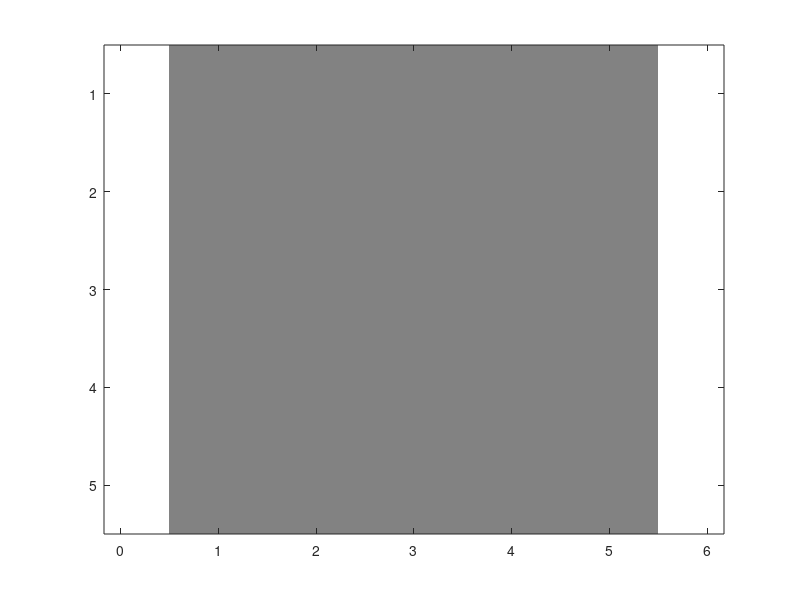

The MATLAB source for this figure: (Note: this script raises an error after producing the figure.)
% Function to create a 2D grid and simulate a moving object
function simulateMovingObject()

    % Create a 5x5 grid with all elements initialized to 0
    grid = zeros(5, 5);

    % Ask the user to select obstacles (1) on the grid
    disp('Select obstacles by clicking on the grid (0 for accessible, 1 for inaccessible):');
    figure;
    imagesc(grid);
    axis equal;
    axis tight;
    colormap(gray);
    
    % Allow the user to click on the grid to select obstacles
    [x, y] = ginput(1);
    while ~isempty(x)
        x = round(x);
        y = round(y);
        
        % Ensure the selected coordinates are within the grid
        if x >= 1 && x <= 5 && y >= 1 && y <= 5
            grid(y, x) = 1;
        else
            disp('Invalid coordinates. Please select again.');
        end
        
        % Update the grid visualization
        imagesc(grid);
        axis equal;
        axis tight;
        colormap(gray);
        
        % Allow the user to click on the grid to select obstacles
        [x, y] = ginput(1);
    end

    % Ask the user to select the start and target positions
    disp('Select the start position by clicking on the grid:');
    [startX, startY] = ginput(1);
    startX = round(startX);
    startY = round(startY);

    disp('Select the target position by clicking on the grid:');
    [targetX, targetY] = ginput(1);
    targetX = round(targetX);
    targetY = round(targetY);

    % Simulate the movement from start to target
    disp('Simulating movement...');
    simulateMovement(grid, [startX, startY], [targetX, targetY]);

end

% Function to simulate movement from start to target
function simulateMovement(grid, start, target)
    [path, success] = findPath(grid, start, target);

    if success
        disp('Path found!');
        disp('Path coordinates:');
        disp(path);
    else
        disp('No path found.');
    end
end

% Function to find a path from start to target using simple DFS
function [path, success] = findPath(grid, start, target)
    path = [];
    success = false;

    if grid(start(2), start(1)) == 1 || grid(target(2), target(1)) == 1
        disp('Invalid start or target position on an obstacle.');
        return;
    end

    visited = false(size(grid));
    [path, success] = dfs(grid, start, target, visited);
end

% Depth-first search (DFS) algorithm
function [path, success] = dfs(grid, current, target, visited)
    path = [];
    success = false;

    if isequal(current, target)
        path = current;
        success = true;
        return;
    end

    [rows, cols] = size(grid);
    visited(current(2), current(1)) = true;

    % Define possible moves (up, down, left, right)
    moves = [0, -1; -1, 0; 0, 1; 1, 0];

    for move = moves'
        next = current + move';

        % Check if the next move is within the grid and has not been visited
        if all(next >= 1) && all(next <= [cols, rows]) && ~visited(next(2), next(1)) && grid(next(2), next(1)) == 0
            [nextPath, success] = dfs(grid, next, target, visited);

            if success
                path = [current; nextPath];
                return;
            end
        end
    end
end

% Call the main function to start the simulation
simulateMovingObject();
